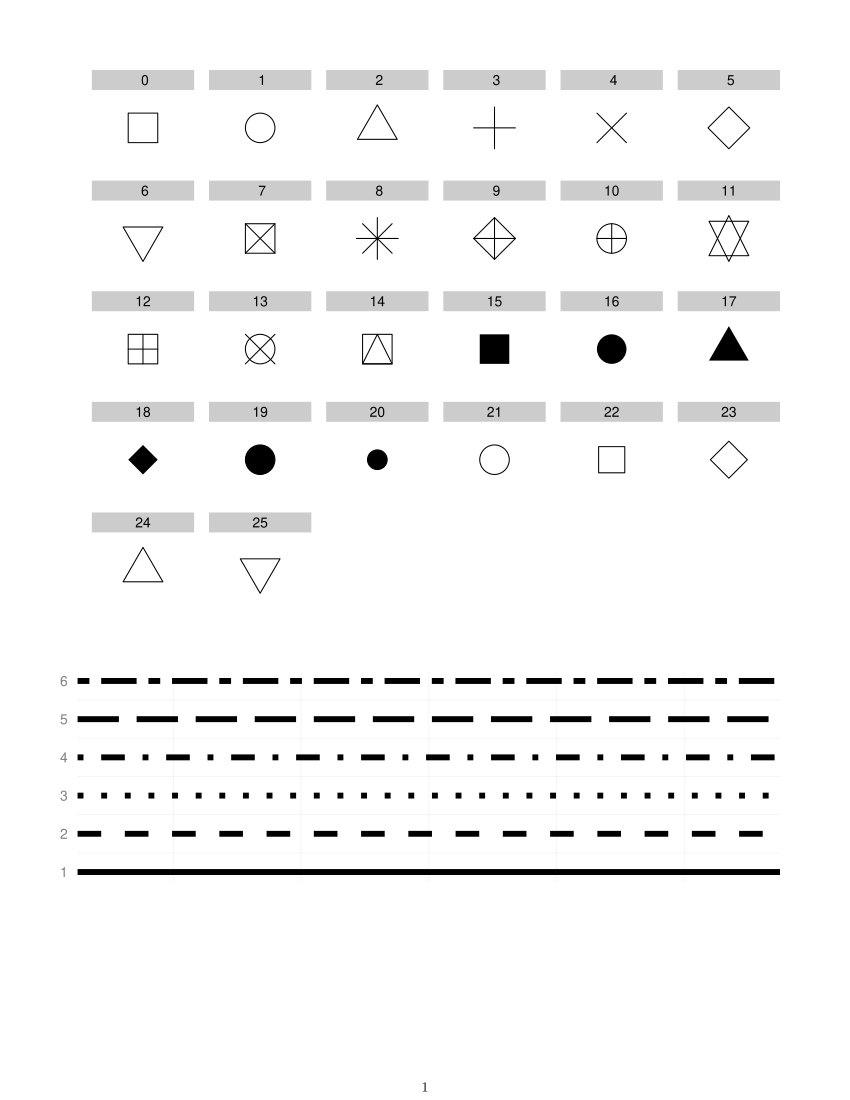

R code for this plot:
require(ggplot2)
require(grid)

theme_update(panel.background=theme_blank(), 
			 panel.grid.major=theme_blank(), 
			 panel.border=theme_blank())

#Borrowed (i.e. stollen) from http://research.stowers-institute.org/efg/R/Color/Chart/ColorChart.R
getColorHexAndDecimal <- function(color) {
	if(is.na(color)) {
		return(NA)
	} else {
		c <- col2rgb(color)
		return(sprintf("#%02X%02X%02X   %3d %3d %3d", c[1],c[2],c[3], c[1], c[2], c[3]))
	}
}

#Symbols
ggplot(data=data.frame(x=c(0:25))) + geom_point(size=10, aes(x=x,y=x,shape=x)) + 
	facet_wrap(~ x, scales='free') + xlab('') + ylab('') +
	scale_shape_identity() +
	opts(axis.text.x=theme_blank(), axis.text.y=theme_blank(), 
		axis.ticks=theme_blank(), legend.position='none')
ggsave('symbols.png')

#Line types
ggplot(data=data.frame(x=c(1:6))) + geom_hline(size=2, aes(yintercept=x, linetype=x)) +
	scale_linetype_identity() +
	xlab(NULL) + ylab(NULL) + xlim(c(0,100)) +
	opts(axis.text.x=theme_blank(), axis.ticks=theme_blank(), legend.position='none')
ggsave('linetypes.png', width=6.5, height=2)

#Colors
df = data.frame(x=rep(1:26, 26), y=rep(1:26, each=26))
df$c = NA
df[1:length(colors()),'c'] = colors()
df$n = NA
df[1:length(colors()),'n'] = 1:length(colors())
df$r = df$g = df$b = NA
df[1:length(colors()),c('r','g','b')] = t(col2rgb(colors()))
df$text = ifelse(apply(df[,c('r','g','b')], 1, sum) > (255*3/2), 'black', 'white')
df$hex = lapply(df$c, getColorHexAndDecimal)
df$hex2 = paste(format(df$n, width=3), format(df$c, width=(max(nchar(df$c))+1)), format(df$hex, width=(max(nchar(df$hex))+1)))

ggplot(df, aes(x=x, y=y, fill=c, label=n)) + geom_tile() + geom_text(aes(colour=text), size=3) + 
	scale_fill_identity() +
	scale_colour_identity() +
	xlab(NULL) + ylab(NULL) +
	opts(axis.text.x=theme_blank(), axis.ticks=theme_blank(), plot.margin=unit(c(0,0,0,0), "cm"),
		 axis.text.y=theme_blank(), axis.ticks=theme_blank(), legend.position='none')
ggsave('colors.png')

ggplot(df[1:100,], aes(x=1, y=n, fill=c, label=hex2, colour=text)) +
	geom_tile() + geom_text(family = 'mono', size=2) +
	scale_fill_identity() +
	scale_colour_identity() +
	xlab(NULL) + ylab(NULL) +
	opts(axis.text.x=theme_blank(), axis.ticks=theme_blank(), plot.margin=unit(c(0,0,0,0), "cm"),
		 axis.text.y=theme_blank(), axis.ticks=theme_blank(), legend.position='none')
ggsave('colors100.png', width=3, height=8)

ggplot(df, aes(x=1, y=n, fill=c, label=hex2, colour=text)) +
	geom_tile() + geom_text(family = 'mono', size=2) +
	scale_fill_identity() +
	scale_colour_identity() +
	xlab(NULL) + ylab(NULL) +
	opts(axis.text.x=theme_blank(), axis.ticks=theme_blank(), plot.margin=unit(c(0,0,0,0), "cm"),
		 axis.text.y=theme_blank(), axis.ticks=theme_blank(), legend.position='none')
ggsave('colors2.png', width=3, height=40)
